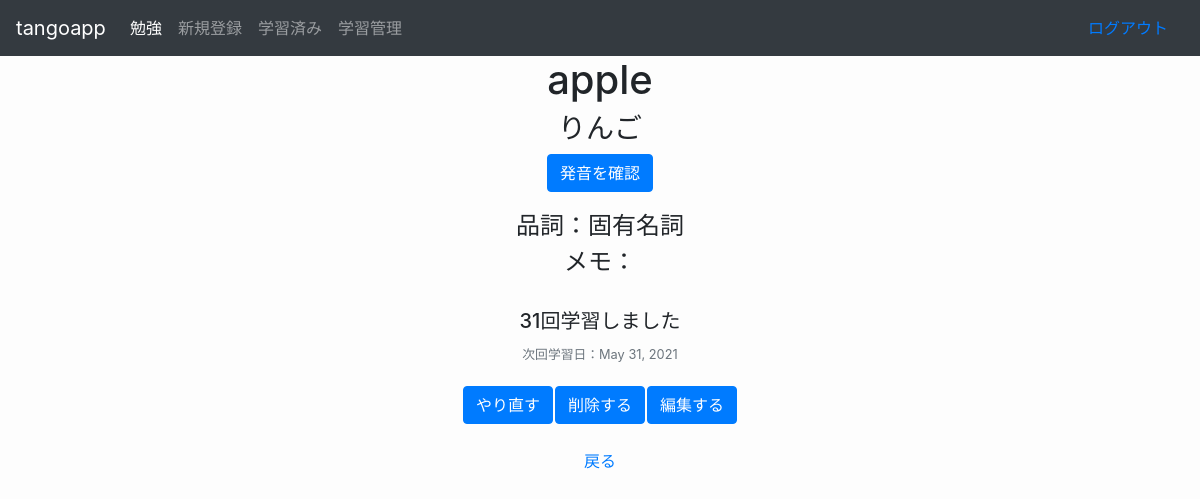
Before: /pronounce/3/ (signed in) with the older database file.
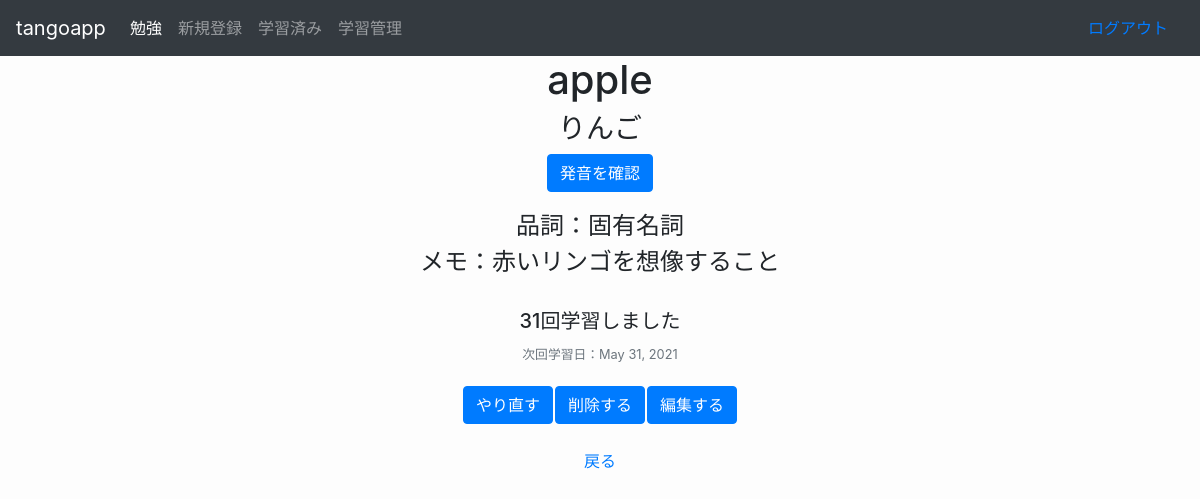
After: the same page with the newer database file.
### models/models.py (models this page shows, shortened)
class List(Base):
    __tablename__ = 'lists'
    id = Column(Integer, primary_key=True)
    userid = Column(String(128))
    front = Column(String(128))
    back = Column(String(128))
    partofspeech = Column(Text)
    memo = Column(Text)
    sumcount = Column(Integer)
    count = Column(Integer)
    date = Column(DateTime, default=datetime.today())

### app/app.py (the view)
@app.route("/pronounce/<int:id>/")
def pronounce(id):
    if "user_name" in session:
        study = List.query.get(id)
        return render_template("pronounce.html",id=id,study=study)
    else:
        return redirect(url_for("top",status="logout"))

### app/templates/pronounce.html (shortened to what this page needs)
{% extends "layout.html" %}
{% block time %}
<h1>{{study.front}}</h1>
<h3>{{study.back}}</h3>
<button class="btn btn-primary"  style="margin-bottom: 20px;" id="word" value="{{study.front}}"
        onclick="pronounce()">発音を確認</button>
<br>
<h4>品詞：{{study.partofspeech}}</h4>
<h4>メモ：{{study.memo}}</h4>
<br>
<h5>{{study.sumcount}}回学習しました</h5>
<small class="text-muted">次回学習日：{{study.date.strftime('%b %d, %Y')}}</small>
<table style="margin-left: auto; margin-right: auto; margin-top: 20px;">
    <tr>
        <td>
            <form action="/repeats/{{study.id}}" method="post" name="repeats">
                <input class="btn btn-primary" type="submit" name="repeats" value="やり直す">
            </form>
        </td>
        <td>
            <form action="/delete/{{study.id}}" method="post" name="delete">
                <input class="btn btn-primary" type="submit" name="delete" value="削除する">
            </form>
        </td>
        <td>
            <a class="btn btn-primary" id="edit" href="/edit/{{study.id}}">編集する</a>
        </td>
    </tr>
</table>
<br>
<a class="return" href="javascript:history.back()">戻る</a>
{% endblock %}

### app/templates/layout.html (shortened to what this page needs)
<!DOCTYPE html>
<html lang="ja">
<head>
  <link rel="stylesheet" href="https://stackpath.bootstrapcdn.com/bootstrap/4.3.1/css/bootstrap.min.css">
  <link rel="stylesheet" type="text/css" href="{{ url_for('static',filename='css/style.css') }}">
</head>
<body>
  {% if "user_name" in session %}
  <nav class="navbar navbar-expand-lg sticky-top navbar-dark bg-dark">
    <a class="navbar-brand" href="index">tangoapp</a>
    <div class="collapse navbar-collapse" id="navbarTogglerDemo02" style>
      <ul class="navbar-nav mr-auto mt-2 mt-lg-0">
        <li class="nav-item active">
          <a class="nav-link" href="/studying">勉強 <span class="sr-only">(current)</span></a>
        </li>
        <li class="nav-item">
          <a class="nav-link" href="/new">新規登録</a>
        </li>
        <li class="nav-item">
          <a class="nav-link" href="/complete">学習済み</a>
        </li>
        <li class="nav-item">
          <a class="nav-link" href="/allstudying">学習管理</a>
        </li>
      </ul>
      <span class="nav-item">
        <a class="nav-link" href="/logout">ログアウト</a>
      </span>
    </div>
  </nav>
  {% endif %}
  <div class="text-center">
    {% block time %}
    {% endblock %}
  </div>
</body>
</html>

### app/static/css/style.css (style rules this page uses)
body { background-color: rgb(253, 253, 253); }

Changed rows visible on the page:
changed List "apple": memo (not shown) → "赤いリンゴを想像すること"
